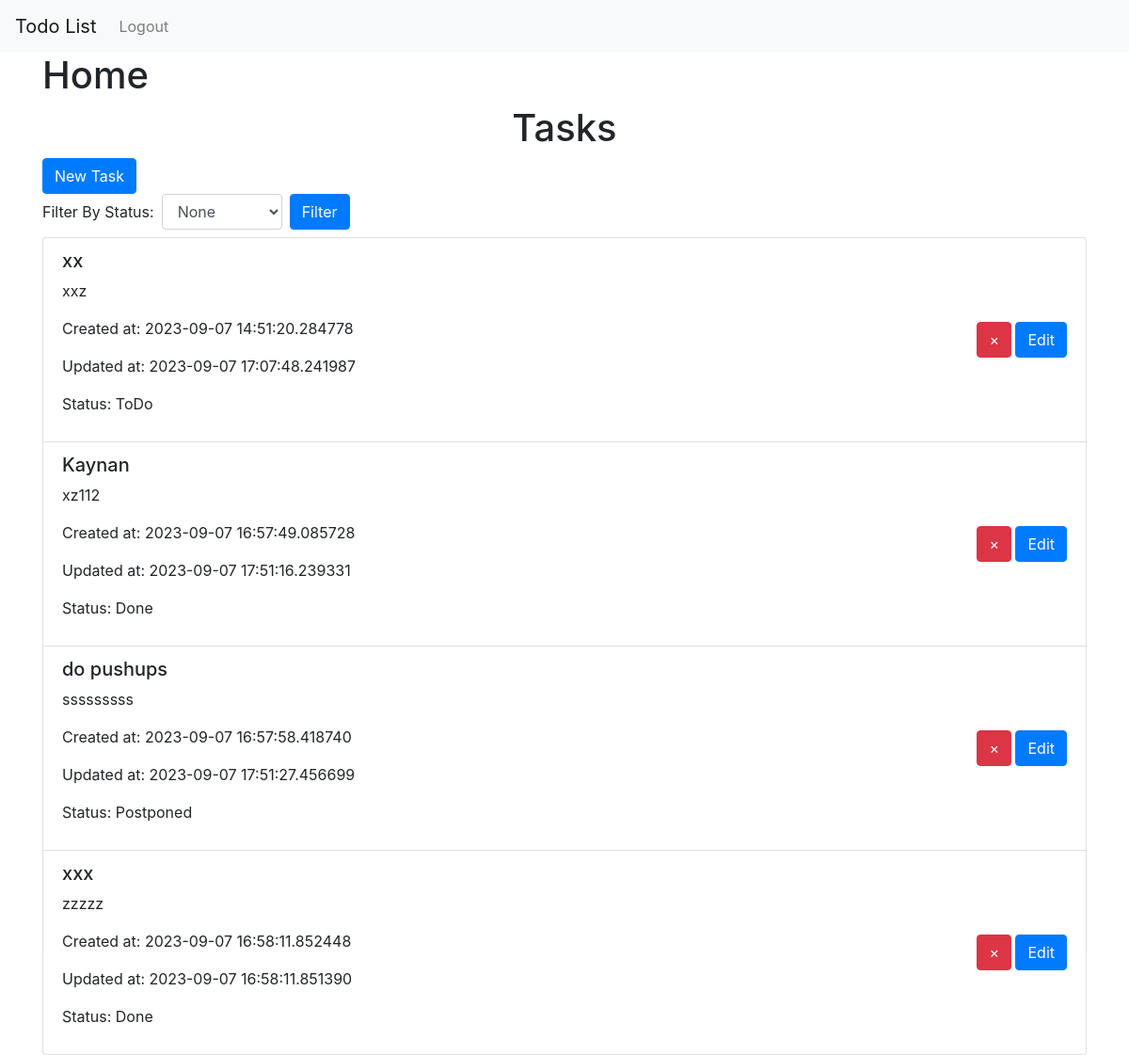
Page / (signed in) on the earlier database version.
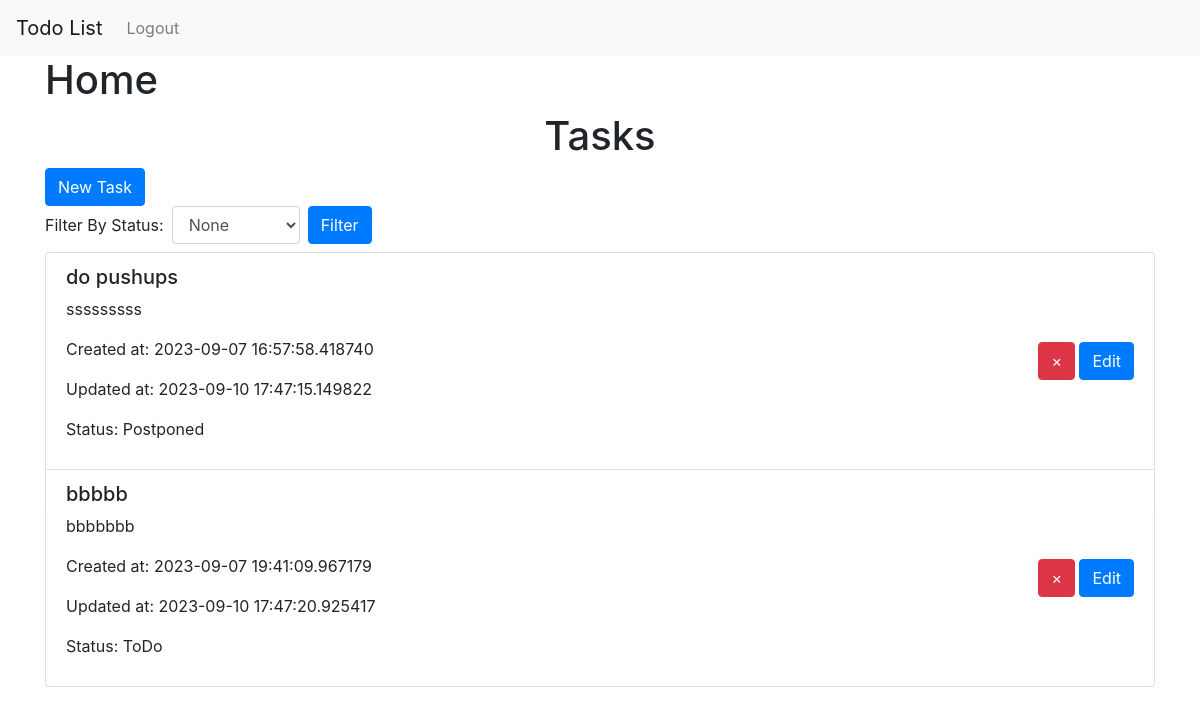
Same page on the later database version.
### website/models.py (models this page shows)
class Task(db.Model):
    id = db.Column(db.Integer, primary_key=True)
    name = db.Column(db.String(200))
    text = db.Column(db.String(1000))
    status = db.Column(db.String(20))
    public = db.Column(db.Boolean, default=True)
    created_at = db.Column(db.DateTime(timezone=True), default=datetime.datetime.now)
    updated_at = db.Column(db.DateTime(timezone=True), default=datetime.datetime.now, onupdate=datetime.datetime.now)
    user_id = db.Column(db.Integer, db.ForeignKey('user.id')) #user_id is the name of the table and the field

### website/views.py (the view)
@views.route('/', methods=['GET'])
@login_required
def home():
    if request.method == 'GET':
        tasks  = Task.query.filter(Task.public == True, Task.user_id == current_user.id).all()
        for task in tasks:
            print(task.name, task.public)
        return render_template("index.html", user=current_user, tasks=tasks, status_options=status_options)

### website/__init__.py (called while the page is built)
def create_app():
    app = Flask(__name__)
    app.config['SECRET_KEY'] = '___jamelaumn___DJKpdjoggfpyht#$#dh___ENRICKY___jklfDHFCJFOHY78JTRNDY7FYLIOP0I47a___kaynan___'
    app.config['SQLALCHEMY_DATABASE_URI'] = f'sqlite:///{DB_NAME}' # caminho do banco
    db.init_app(app)
    migrate = Migrate(app, db)
    from .views import views
    from .auth import auth
    app.register_blueprint(views, url_prefix='/')
    app.register_blueprint(auth, url_prefix='/account')
    from .models import User, Task
    login_manager = LoginManager()
    login_manager.login_view = 'auth.login' # pra redirecionar pra página de login
    login_manager.login_message = 'Faça o login para acessar essa página'
    login_manager.init_app(app)
    @login_manager.user_loader # pra buscar
    def load_user(user_id):
        return User.query.get(int(user_id))
    return app # pra passar a referência no main.py

### website/templates/index.html
{% extends 'base.html' %}
{% block content %}
    <h1>Home</h1>
    {% if user %}
    <h1 class="text-center">Tasks</h1>
    <a href="{{ url_for('views.create_task') }}" class="btn btn-primary">New Task</a>
    <form method="GET" action="/filter" class="form-inline mb-2">
        <div class="form-group">
            <label for="status" class="mr-2">Filter By Status:</label>
            <select id="status" name="status" class="form-control">
                {% for option in status_options %}
                    <option value="{{ option }}">{{ option }}</option>
                {% endfor %}
            </select>
        </div>
        <button type="submit" class="btn btn-primary ml-2">Filter</button>
    </form>
    <ul class="list-group" id="tasks">
        {% for task in tasks %}
        <li class="list-group-item" id="task-{{ task.id }}">
            <div class="d-flex justify-content-between align-items-center">
                <div>
                    <h5>{{ task.name }}</h5>
                    <p>{{ task.text }}</p>
                    <p>Created at: {{ task.created_at }}</p>
                    {% if task.created_at != task.updated_at %}
                        <p>Updated at: {{ task.updated_at }}</p>
                    {% endif %}
                    <p>Status: {{ task.status }}</p>
                </div>
                <div class="text-right">
                    {% if not task.public %}
                        <button type="button" class="btn btn-danger" onclick="deleteTask('{{ task.id }}')">&times;</button>
                        <button type="button" class="btn btn-success" onclick="reviveTask('{{ task.id }}')">&#10003;</button>
                    {% else %}
                        <button type="button" class="btn btn-danger" onclick="deleteTask('{{ task.id }}')">&times;</button>
                    {% endif %}
                    <a href="/update-task/{{ task.id }}" class="btn btn-primary">Edit</a>
                </div>
            </div>
        </li>
        {% else %}
            <li class="mb-5">No task found</li>
        {% endfor %}
    </ul>
    {% endif %}
{% endblock %}

### website/templates/base.html (shortened to what this page needs)
<!DOCTYPE html>
<html lang="pt-br">
<head>
    <link rel="stylesheet" href="https://cdn.jsdelivr.net/npm/bootstrap@4.6.2/dist/css/bootstrap.min.css">
</head>
<body>
    <nav class="navbar navbar-expand-lg navbar-light bg-light">
        <a class="navbar-brand" href="{{ url_for('views.home') }}">Todo List</a>
        <div class="collapse navbar-collapse" id="navbarNav">
            <ul class="navbar-nav">
            {% if user %}
            <li class="nav-item">
                <a class="nav-link" href="/account/logout">Logout</a>
            </li>
            {% endif %}
            </ul>
        </div>
    </nav>
    <div class="container">
        {% block content %}{% endblock %}
    </div>
</body>
</html>

Differences in the rows shown:
removed Task: name "xx", text "xxz", created_at "2023-09-07 14:51:20.284778", updated_at "2023-09-07 17:07:48.241987", status "ToDo"
removed Task: name "Kaynan", text "xz112", created_at "2023-09-07 16:57:49.085728", updated_at "2023-09-07 17:51:16.239331", status "Done"
removed Task: name "xxx", text "zzzzz", created_at "2023-09-07 16:58:11.852448", updated_at "2023-09-07 16:58:11.851390", status "Done"
changed Task "do pushups": updated_at "2023-09-07 17:51:27.456699" → "2023-09-10 17:47:15.149822"
added Task: name "bbbbb", text "bbbbbbb", created_at "2023-09-07 19:41:09.967179", updated_at "2023-09-10 17:47:20.925417", status "ToDo"
